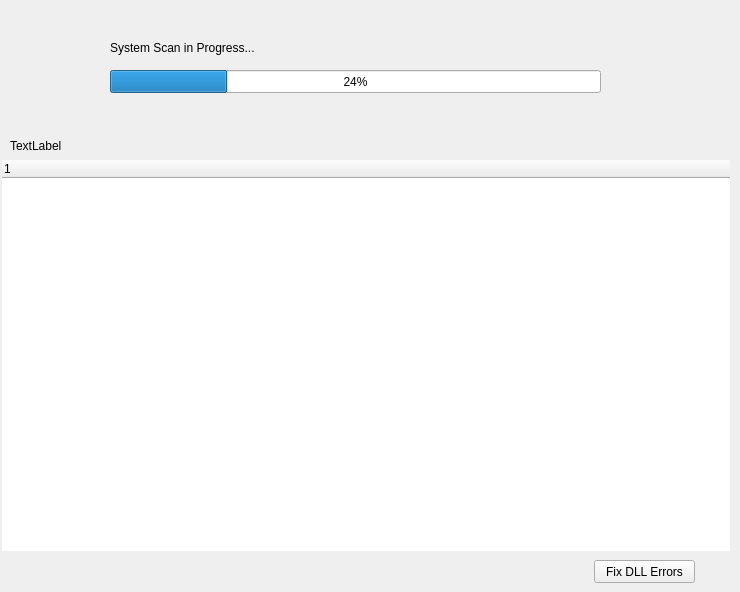
<?xml version="1.0" encoding="UTF-8"?>
<ui version="4.0">
 <class>WidgetSystemScan</class>
 <widget class="QWidget" name="WidgetSystemScan">
  <property name="geometry">
   <rect>
    <x>0</x>
    <y>0</y>
    <width>740</width>
    <height>592</height>
   </rect>
  </property>
  <property name="windowTitle">
   <string>Form</string>
  </property>
  <widget class="QLabel" name="label_top_left">
   <property name="geometry">
    <rect>
     <x>20</x>
     <y>40</y>
     <width>61</width>
     <height>71</height>
    </rect>
   </property>
   <property name="text">
    <string/>
   </property>
   <property name="pixmap">
    <pixmap resource="Res.qrc">:/home/pc</pixmap>
   </property>
  </widget>
  <widget class="QLabel" name="label_progress">
   <property name="geometry">
    <rect>
     <x>110</x>
     <y>40</y>
     <width>291</width>
     <height>16</height>
    </rect>
   </property>
   <property name="text">
    <string>System Scan in Progress...</string>
   </property>
  </widget>
  <widget class="QProgressBar" name="progressBar">
   <property name="geometry">
    <rect>
     <x>110</x>
     <y>70</y>
     <width>491</width>
     <height>23</height>
    </rect>
   </property>
   <property name="value">
    <number>24</number>
   </property>
  </widget>
  <widget class="QLabel" name="label_top_right">
   <property name="geometry">
    <rect>
     <x>610</x>
     <y>10</y>
     <width>111</width>
     <height>121</height>
    </rect>
   </property>
   <property name="text">
    <string/>
   </property>
   <property name="pixmap">
    <pixmap resource="Res.qrc">:/home/watch</pixmap>
   </property>
  </widget>
  <widget class="QLabel" name="label_file">
   <property name="geometry">
    <rect>
     <x>10</x>
     <y>135</y>
     <width>561</width>
     <height>21</height>
    </rect>
   </property>
   <property name="text">
    <string>TextLabel</string>
   </property>
  </widget>
  <widget class="QTreeWidget" name="treeWidget">
   <property name="geometry">
    <rect>
     <x>2</x>
     <y>160</y>
     <width>728</width>
     <height>391</height>
    </rect>
   </property>
   <property name="frameShape">
    <enum>QFrame::NoFrame</enum>
   </property>
   <property name="frameShadow">
    <enum>QFrame::Raised</enum>
   </property>
   <column>
    <property name="text">
     <string notr="true">1</string>
    </property>
   </column>
  </widget>
  <widget class="QPushButton" name="pushButton_fix">
   <property name="geometry">
    <rect>
     <x>594</x>
     <y>560</y>
     <width>101</width>
     <height>23</height>
    </rect>
   </property>
   <property name="text">
    <string>Fix DLL Errors</string>
   </property>
  </widget>
 </widget>
 <resources>
  <include location="Res.qrc"/>
 </resources>
 <connections/>
</ui>
